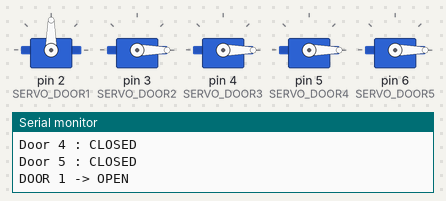
Simulated run of this sketch. Board: Arduino Uno, built with avr-gcc and run on an emulated ATmega328P. Shown: 5 × servo, the last lines printed to the serial monitor.

Above: at 2.15 s.
At 6.65 s:
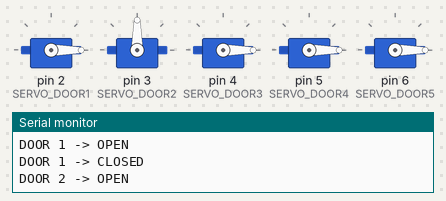
At 8.85 s:
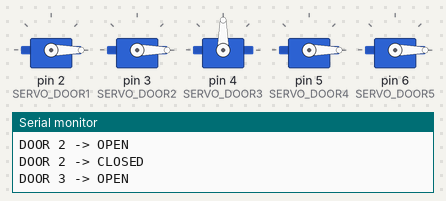
At 11.15 s:
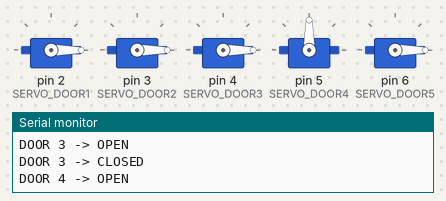
At 15.55 s:
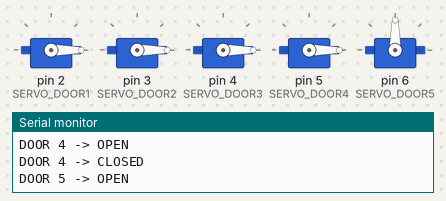
At 20.05 s:
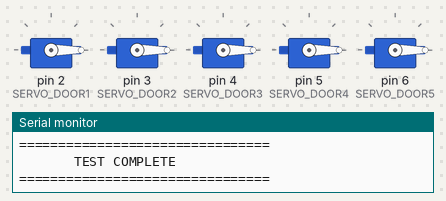
Timing chart, 0 to 25.6 s (numbered marks = the images above):
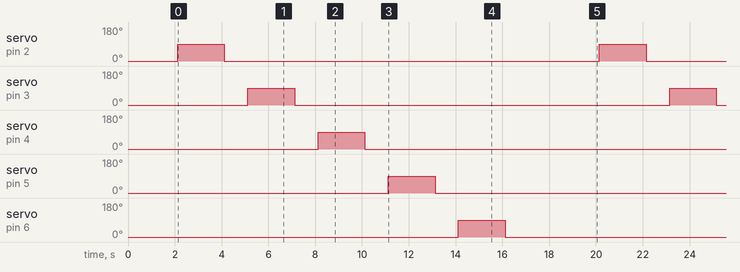

Measured:
- by itself, servo on pin 2 (SERVO_DOOR1), servo on pin 3 (SERVO_DOOR2), servo on pin 4 (SERVO_DOOR3), servo on pin 5 (SERVO_DOOR4), servo on pin 6 (SERVO_DOOR5): alternates 90° for 2.0 s and 0° for 16.0 s

The sketch:

Servo_Switch_Test.ino
```cpp
#include <Servo.h>

// =====================================================
// SERVO PIN
// =====================================================

const int SERVO_DOOR1 = 2;
const int SERVO_DOOR2 = 3;
const int SERVO_DOOR3 = 4;
const int SERVO_DOOR4 = 5;
const int SERVO_DOOR5 = 6;

// =====================================================
// SERVO
// =====================================================

Servo door1;
Servo door2;
Servo door3;
Servo door4;
Servo door5;

// =====================================================
// ANGLE
// =====================================================

const int CLOSED = 0;
const int OPEN = 90;

// =====================================================
// SETUP
// =====================================================

void setup() {

  Serial.begin(9600);

  // Attach Servo
  door1.attach(SERVO_DOOR1);
  door2.attach(SERVO_DOOR2);
  door3.attach(SERVO_DOOR3);
  door4.attach(SERVO_DOOR4);
  door5.attach(SERVO_DOOR5);

  // เริ่มต้นปิดทุกประตู
  door1.write(CLOSED);
  door2.write(CLOSED);
  door3.write(CLOSED);
  door4.write(CLOSED);
  door5.write(CLOSED);

  Serial.println();
  Serial.println("================================");
  Serial.println("       SERVO TEST START");
  Serial.println("================================");

  Serial.println("Door 1 : CLOSED");
  Serial.println("Door 2 : CLOSED");
  Serial.println("Door 3 : CLOSED");
  Serial.println("Door 4 : CLOSED");
  Serial.println("Door 5 : CLOSED");

  delay(2000);
}

// =====================================================
// LOOP
// =====================================================

void loop() {

  // ===================================================
  // DOOR 1
  // ===================================================

  Serial.println("DOOR 1 -> OPEN");
  door1.write(OPEN);

  delay(2000);

  Serial.println("DOOR 1 -> CLOSED");
  door1.write(CLOSED);

  delay(1000);


  // ===================================================
  // DOOR 2
  // ===================================================

  Serial.println("DOOR 2 -> OPEN");
  door2.write(OPEN);

  delay(2000);

  Serial.println("DOOR 2 -> CLOSED");
  door2.write(CLOSED);

  delay(1000);


  // ===================================================
  // DOOR 3
  // ===================================================

  Serial.println("DOOR 3 -> OPEN");
  door3.write(OPEN);

  delay(2000);

  Serial.println("DOOR 3 -> CLOSED");
  door3.write(CLOSED);

  delay(1000);


  // ===================================================
  // DOOR 4
  // ===================================================

  Serial.println("DOOR 4 -> OPEN");
  door4.write(OPEN);

  delay(2000);

  Serial.println("DOOR 4 -> CLOSED");
  door4.write(CLOSED);

  delay(1000);


  // ===================================================
  // DOOR 5
  // ===================================================

  Serial.println("DOOR 5 -> OPEN");
  door5.write(OPEN);

  delay(2000);

  Serial.println("DOOR 5 -> CLOSED");
  door5.write(CLOSED);

  delay(2000);


  // ===================================================
  // TEST COMPLETE
  // ===================================================

  Serial.println("================================");
  Serial.println("       TEST COMPLETE");
  Serial.println("================================");

  delay(2000);
}
```
